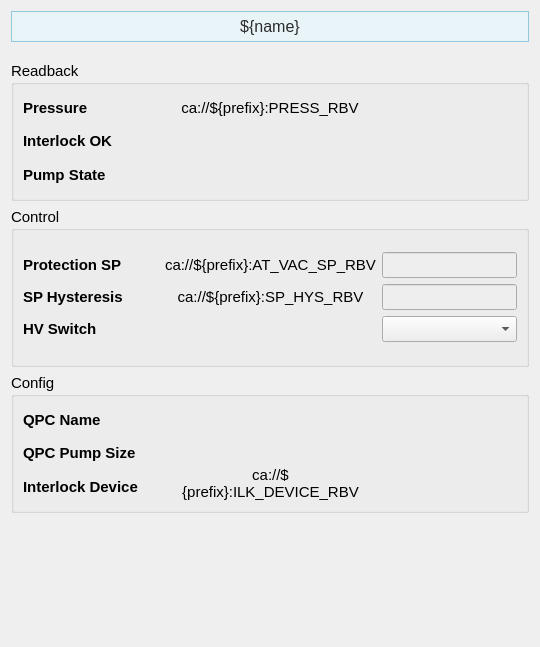
<?xml version="1.0" encoding="UTF-8"?>
<ui version="4.0">
 <class>Form</class>
 <widget class="QWidget" name="Form">
  <property name="geometry">
   <rect>
    <x>0</x>
    <y>0</y>
    <width>540</width>
    <height>647</height>
   </rect>
  </property>
  <property name="sizePolicy">
   <sizepolicy hsizetype="Preferred" vsizetype="Preferred">
    <horstretch>0</horstretch>
    <verstretch>0</verstretch>
   </sizepolicy>
  </property>
  <property name="windowTitle">
   <string>Form</string>
  </property>
  <layout class="QVBoxLayout" name="verticalLayout_17">
   <item>
    <widget class="PyDMLabel" name="PyDMLabel_11">
     <property name="maximumSize">
      <size>
       <width>16777215</width>
       <height>40</height>
      </size>
     </property>
     <property name="font">
      <font>
       <pointsize>12</pointsize>
      </font>
     </property>
     <property name="toolTip">
      <string/>
     </property>
     <property name="styleSheet">
      <string notr="true">    background-color: #e8f4f8;

    border: 1px solid #90c8e0;

    padding: 5px;

    color: rgb(43, 43, 43);</string>
     </property>
     <property name="text">
      <string>${name}</string>
     </property>
     <property name="alignment">
      <set>Qt::AlignCenter</set>
     </property>
    </widget>
   </item>
   <item>
    <spacer name="verticalSpacer_2">
     <property name="orientation">
      <enum>Qt::Vertical</enum>
     </property>
     <property name="sizeType">
      <enum>QSizePolicy::Fixed</enum>
     </property>
     <property name="sizeHint" stdset="0">
      <size>
       <width>20</width>
       <height>13</height>
      </size>
     </property>
    </spacer>
   </item>
   <item>
    <widget class="QGroupBox" name="groupBox">
     <property name="sizePolicy">
      <sizepolicy hsizetype="Preferred" vsizetype="Fixed">
       <horstretch>0</horstretch>
       <verstretch>0</verstretch>
      </sizepolicy>
     </property>
     <property name="minimumSize">
      <size>
       <width>0</width>
       <height>140</height>
      </size>
     </property>
     <property name="font">
      <font>
       <pointsize>11</pointsize>
      </font>
     </property>
     <property name="title">
      <string>Readback</string>
     </property>
     <layout class="QVBoxLayout" name="verticalLayout_14">
      <item>
       <layout class="QHBoxLayout" name="horizontalLayout_4" stretch="1,1,1">
        <item>
         <layout class="QVBoxLayout" name="verticalLayout">
          <item>
           <widget class="QLabel" name="pressure_label">
            <property name="font">
             <font>
              <pointsize>11</pointsize>
             </font>
            </property>
            <property name="styleSheet">
             <string/>
            </property>
            <property name="text">
             <string>&lt;b&gt;Pressure&lt;b&gt;</string>
            </property>
           </widget>
          </item>
          <item>
           <widget class="QLabel" name="interlock_ok_label">
            <property name="font">
             <font>
              <pointsize>11</pointsize>
             </font>
            </property>
            <property name="styleSheet">
             <string/>
            </property>
            <property name="text">
             <string>&lt;html&gt;&lt;head/&gt;&lt;body&gt;&lt;p&gt;&lt;span style=&quot; font-weight:600;&quot;&gt;Interlock OK&lt;/span&gt;&lt;/p&gt;&lt;/body&gt;&lt;/html&gt;</string>
            </property>
           </widget>
          </item>
          <item>
           <widget class="QLabel" name="pump_state_label">
            <property name="font">
             <font>
              <pointsize>11</pointsize>
             </font>
            </property>
            <property name="styleSheet">
             <string/>
            </property>
            <property name="text">
             <string>&lt;b&gt;Pump State&lt;/b&gt;</string>
            </property>
           </widget>
          </item>
         </layout>
        </item>
        <item>
         <layout class="QVBoxLayout" name="verticalLayout_4">
          <item>
           <widget class="PyDMLabel" name="pressure_readback">
            <property name="font">
             <font>
              <pointsize>11</pointsize>
             </font>
            </property>
            <property name="styleSheet">
             <string notr="true"/>
            </property>
            <property name="text">
             <string>ca://${prefix}:PRESS_RBV</string>
            </property>
            <property name="alignment">
             <set>Qt::AlignCenter</set>
            </property>
            <property name="showUnits">
             <bool>true</bool>
            </property>
            <property name="channel">
             <string>ca://${prefix}:PRESS_RBV</string>
            </property>
            <property name="displayFormat">
             <enum>PyDMLabel::Exponential</enum>
            </property>
           </widget>
          </item>
          <item>
           <widget class="PyDMByteIndicator" name="PyDMByteIndicator">
            <property name="toolTip">
             <string/>
            </property>
            <property name="channel">
             <string>ca://${prefix}:ILK_OK_RBV</string>
            </property>
            <property name="showLabels">
             <bool>false</bool>
            </property>
            <property name="circles">
             <bool>true</bool>
            </property>
           </widget>
          </item>
          <item>
           <widget class="PyDMLabel" name="pump_state_readback">
            <property name="font">
             <font>
              <pointsize>11</pointsize>
             </font>
            </property>
            <property name="styleSheet">
             <string notr="true"/>
            </property>
            <property name="alignment">
             <set>Qt::AlignCenter</set>
            </property>
            <property name="channel">
             <string>ca://${prefix}:STATE_RBV</string>
            </property>
           </widget>
          </item>
         </layout>
        </item>
        <item>
         <layout class="QVBoxLayout" name="verticalLayout_3">
          <item>
           <widget class="QLabel" name="label">
            <property name="text">
             <string/>
            </property>
           </widget>
          </item>
          <item>
           <widget class="QLabel" name="label_3">
            <property name="text">
             <string/>
            </property>
           </widget>
          </item>
          <item>
           <widget class="QLabel" name="label_4">
            <property name="text">
             <string/>
            </property>
           </widget>
          </item>
         </layout>
        </item>
       </layout>
      </item>
     </layout>
    </widget>
   </item>
   <item>
    <widget class="QGroupBox" name="groupBox_2">
     <property name="sizePolicy">
      <sizepolicy hsizetype="Preferred" vsizetype="Minimum">
       <horstretch>0</horstretch>
       <verstretch>0</verstretch>
      </sizepolicy>
     </property>
     <property name="minimumSize">
      <size>
       <width>0</width>
       <height>160</height>
      </size>
     </property>
     <property name="font">
      <font>
       <pointsize>11</pointsize>
      </font>
     </property>
     <property name="title">
      <string>Control</string>
     </property>
     <layout class="QVBoxLayout" name="verticalLayout_15">
      <item>
       <layout class="QHBoxLayout" name="horizontalLayout_6" stretch="1,1,1">
        <item>
         <layout class="QVBoxLayout" name="verticalLayout_8">
          <item>
           <widget class="QLabel" name="pressure_label_3">
            <property name="font">
             <font>
              <pointsize>11</pointsize>
             </font>
            </property>
            <property name="styleSheet">
             <string/>
            </property>
            <property name="text">
             <string>&lt;html&gt;&lt;head/&gt;&lt;body&gt;&lt;p&gt;&lt;span style=&quot; font-weight:600;&quot;&gt;Protection SP&lt;/span&gt;&lt;/p&gt;&lt;/body&gt;&lt;/html&gt;</string>
            </property>
           </widget>
          </item>
          <item>
           <widget class="QLabel" name="high_voltage_do_label_3">
            <property name="font">
             <font>
              <pointsize>11</pointsize>
             </font>
            </property>
            <property name="styleSheet">
             <string/>
            </property>
            <property name="text">
             <string>&lt;html&gt;&lt;head/&gt;&lt;body&gt;&lt;p&gt;&lt;span style=&quot; font-weight:600;&quot;&gt;SP Hysteresis&lt;/span&gt;&lt;/p&gt;&lt;/body&gt;&lt;/html&gt;</string>
            </property>
           </widget>
          </item>
          <item>
           <widget class="QLabel" name="high_voltage_in_label_3">
            <property name="font">
             <font>
              <pointsize>11</pointsize>
             </font>
            </property>
            <property name="styleSheet">
             <string/>
            </property>
            <property name="text">
             <string>&lt;html&gt;&lt;head/&gt;&lt;body&gt;&lt;p&gt;&lt;span style=&quot; font-weight:600;&quot;&gt;HV Switch&lt;/span&gt;&lt;/p&gt;&lt;/body&gt;&lt;/html&gt;</string>
            </property>
           </widget>
          </item>
         </layout>
        </item>
        <item>
         <layout class="QVBoxLayout" name="verticalLayout_9">
          <item>
           <widget class="PyDMLabel" name="protection_setpoint_readback">
            <property name="font">
             <font>
              <pointsize>11</pointsize>
             </font>
            </property>
            <property name="styleSheet">
             <string notr="true"/>
            </property>
            <property name="text">
             <string>ca://${prefix}:AT_VAC_SP_RBV</string>
            </property>
            <property name="alignment">
             <set>Qt::AlignCenter</set>
            </property>
            <property name="channel">
             <string>ca://${prefix}:AT_VAC_SP_RBV</string>
            </property>
            <property name="enableRichText">
             <bool>true</bool>
            </property>
            <property name="displayFormat">
             <enum>PyDMLabel::Exponential</enum>
            </property>
           </widget>
          </item>
          <item>
           <widget class="PyDMLabel" name="setpoint_hysteresis_readback">
            <property name="font">
             <font>
              <pointsize>11</pointsize>
             </font>
            </property>
            <property name="styleSheet">
             <string notr="true"/>
            </property>
            <property name="text">
             <string>ca://${prefix}:SP_HYS_RBV</string>
            </property>
            <property name="alignment">
             <set>Qt::AlignCenter</set>
            </property>
            <property name="channel">
             <string>ca://${prefix}:SP_HYS_RBV</string>
            </property>
            <property name="displayFormat">
             <enum>PyDMLabel::Exponential</enum>
            </property>
           </widget>
          </item>
          <item>
           <widget class="PyDMLabel" name="high_voltage_switch_readback">
            <property name="font">
             <font>
              <pointsize>11</pointsize>
             </font>
            </property>
            <property name="styleSheet">
             <string notr="true"/>
            </property>
            <property name="alignment">
             <set>Qt::AlignCenter</set>
            </property>
            <property name="channel">
             <string>ca://${prefix}:HV_SW_RBV</string>
            </property>
           </widget>
          </item>
         </layout>
        </item>
        <item>
         <layout class="QVBoxLayout" name="verticalLayout_10">
          <item>
           <widget class="PyDMLineEdit" name="protection_setpoint_setpoint">
            <property name="font">
             <font>
              <pointsize>11</pointsize>
             </font>
            </property>
            <property name="styleSheet">
             <string notr="true">background-color: rgb(238, 238, 238)</string>
            </property>
            <property name="channel">
             <string>ca://${prefix}:AT_VAC_SP</string>
            </property>
            <property name="displayFormat">
             <enum>PyDMLineEdit::Exponential</enum>
            </property>
           </widget>
          </item>
          <item>
           <widget class="PyDMLineEdit" name="setpoint_hysteresis_setpoint">
            <property name="font">
             <font>
              <pointsize>11</pointsize>
             </font>
            </property>
            <property name="styleSheet">
             <string notr="true">background-color: rgb(238, 238, 238)</string>
            </property>
            <property name="channel">
             <string>ca://${prefix}:SP_HYS</string>
            </property>
            <property name="displayFormat">
             <enum>PyDMLineEdit::Exponential</enum>
            </property>
           </widget>
          </item>
          <item>
           <widget class="PyDMEnumComboBox" name="PyDMEnumComboBox">
            <property name="font">
             <font>
              <pointsize>11</pointsize>
             </font>
            </property>
            <property name="toolTip">
             <string/>
            </property>
            <property name="styleSheet">
             <string notr="true">background-color: rgb(238, 238, 238)</string>
            </property>
            <property name="channel">
             <string>ca://${prefix}:HV_SW</string>
            </property>
           </widget>
          </item>
         </layout>
        </item>
       </layout>
      </item>
     </layout>
    </widget>
   </item>
   <item>
    <widget class="QGroupBox" name="groupBox_3">
     <property name="sizePolicy">
      <sizepolicy hsizetype="Preferred" vsizetype="Minimum">
       <horstretch>0</horstretch>
       <verstretch>0</verstretch>
      </sizepolicy>
     </property>
     <property name="minimumSize">
      <size>
       <width>0</width>
       <height>140</height>
      </size>
     </property>
     <property name="font">
      <font>
       <pointsize>11</pointsize>
      </font>
     </property>
     <property name="title">
      <string>Config</string>
     </property>
     <layout class="QVBoxLayout" name="verticalLayout_16">
      <item>
       <layout class="QHBoxLayout" name="horizontalLayout_7" stretch="1,1,1">
        <item>
         <layout class="QVBoxLayout" name="verticalLayout_11">
          <item>
           <widget class="QLabel" name="qpc_name_label">
            <property name="font">
             <font>
              <pointsize>11</pointsize>
             </font>
            </property>
            <property name="styleSheet">
             <string/>
            </property>
            <property name="text">
             <string>&lt;b&gt;QPC Name&lt;/b&gt;</string>
            </property>
           </widget>
          </item>
          <item>
           <widget class="QLabel" name="qpc_pumpsize_label">
            <property name="font">
             <font>
              <pointsize>11</pointsize>
             </font>
            </property>
            <property name="styleSheet">
             <string/>
            </property>
            <property name="text">
             <string>&lt;b&gt;QPC Pump Size&lt;/b&gt;</string>
            </property>
           </widget>
          </item>
          <item>
           <widget class="QLabel" name="interlock_device_label">
            <property name="font">
             <font>
              <pointsize>11</pointsize>
             </font>
            </property>
            <property name="styleSheet">
             <string/>
            </property>
            <property name="text">
             <string>&lt;b&gt;Interlock Device&lt;/b&gt;</string>
            </property>
           </widget>
          </item>
         </layout>
        </item>
        <item>
         <layout class="QVBoxLayout" name="verticalLayout_12">
          <item>
           <widget class="PyDMLabel" name="qpc_name_readback">
            <property name="font">
             <font>
              <pointsize>11</pointsize>
             </font>
            </property>
            <property name="styleSheet">
             <string notr="true"/>
            </property>
            <property name="alignment">
             <set>Qt::AlignCenter</set>
            </property>
            <property name="channel">
             <string>ca://${prefix}:VPCNAME</string>
            </property>
           </widget>
          </item>
          <item>
           <widget class="PyDMLabel" name="qpc_pumpsize_readback">
            <property name="font">
             <font>
              <pointsize>11</pointsize>
             </font>
            </property>
            <property name="styleSheet">
             <string notr="true"/>
            </property>
            <property name="alignment">
             <set>Qt::AlignCenter</set>
            </property>
            <property name="channel">
             <string>ca://${prefix}:PUMPSIZE</string>
            </property>
           </widget>
          </item>
          <item>
           <widget class="PyDMLabel" name="interlock_device_readback">
            <property name="font">
             <font>
              <pointsize>11</pointsize>
             </font>
            </property>
            <property name="styleSheet">
             <string notr="true"/>
            </property>
            <property name="text">
             <string>ca://${prefix}:ILK_DEVICE_RBV</string>
            </property>
            <property name="alignment">
             <set>Qt::AlignCenter</set>
            </property>
            <property name="wordWrap">
             <bool>true</bool>
            </property>
            <property name="channel">
             <string>ca://${prefix}:ILK_DEVICE_RBV</string>
            </property>
            <property name="displayFormat">
             <enum>PyDMLabel::String</enum>
            </property>
           </widget>
          </item>
         </layout>
        </item>
        <item>
         <layout class="QVBoxLayout" name="verticalLayout_13">
          <item>
           <widget class="QLabel" name="label_14">
            <property name="text">
             <string/>
            </property>
           </widget>
          </item>
          <item>
           <widget class="QLabel" name="label_11">
            <property name="text">
             <string/>
            </property>
           </widget>
          </item>
          <item>
           <widget class="QLabel" name="label_10">
            <property name="text">
             <string/>
            </property>
           </widget>
          </item>
         </layout>
        </item>
       </layout>
      </item>
     </layout>
    </widget>
   </item>
   <item>
    <spacer name="verticalSpacer">
     <property name="orientation">
      <enum>Qt::Vertical</enum>
     </property>
     <property name="sizeHint" stdset="0">
      <size>
       <width>20</width>
       <height>89</height>
      </size>
     </property>
    </spacer>
   </item>
  </layout>
 </widget>
 <customwidgets>
  <customwidget>
   <class>PyDMEnumComboBox</class>
   <extends>QComboBox</extends>
   <header>pydm.widgets.enum_combo_box</header>
  </customwidget>
  <customwidget>
   <class>PyDMLineEdit</class>
   <extends>QLineEdit</extends>
   <header>pydm.widgets.line_edit</header>
  </customwidget>
  <customwidget>
   <class>PyDMByteIndicator</class>
   <extends>QWidget</extends>
   <header>pydm.widgets.byte</header>
  </customwidget>
  <customwidget>
   <class>PyDMLabel</class>
   <extends>QLabel</extends>
   <header>pydm.widgets.label</header>
  </customwidget>
 </customwidgets>
 <resources/>
 <connections/>
</ui>
